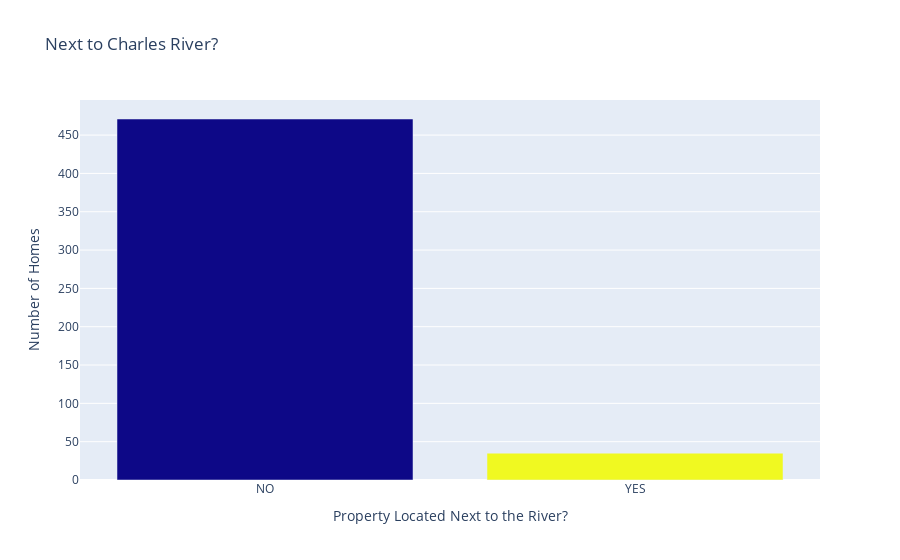

Source (notebook cell):
### Code cell
bar = px.bar(data_frame=data, x=['NO','YES'], y=df.values , color=df.index, title='Next to Charles River?')

bar.update_layout(xaxis_title='Property Located Next to the River?', 
                  yaxis_title='Number of Homes',
                  coloraxis_showscale=False)

### Figure 1 — Plotly figure (JSON) as saved in the notebook; plotly's stock layout.template omitted (floating-point values rounded to 4 significant figures)
{"data": [{"alignmentgroup": "True", "hovertemplate": "x=%{x}<br>y=%{y}<br>color=%{marker.color}<extra></extra>", "legendgroup": "", "marker": {"color": [0, 1], "coloraxis": "coloraxis", "pattern": {"shape": ""}}, "name": "", "offsetgroup": "", "orientation": "v", "showlegend": false, "textposition": "auto", "type": "bar", "x": ["NO", "YES"], "xaxis": "x", "y": [471, 35], "yaxis": "y"}], "layout": {"barmode": "relative", "coloraxis": {"colorbar": {"title": {"text": "color"}}, "colorscale": [[0, "#0d0887"], [0.1111, "#46039f"], [0.2222, "#7201a8"], [0.3333, "#9c179e"], [0.4444, "#bd3786"], [0.5556, "#d8576b"], [0.6667, "#ed7953"], [0.7778, "#fb9f3a"], [0.8889, "#fdca26"], [1, "#f0f921"]], "showscale": false}, "legend": {"tracegroupgap": 0}, "title": {"text": "Next to Charles River?"}, "xaxis": {"anchor": "y", "domain": [0, 1], "title": {"text": "Property Located Next to the River?"}}, "yaxis": {"anchor": "x", "domain": [0, 1], "title": {"text": "Number of Homes"}}}}
